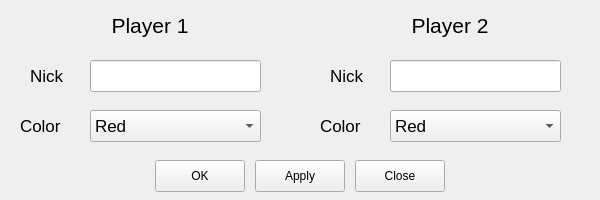
<?xml version="1.0" encoding="UTF-8"?>
<ui version="4.0">
 <class>SettingsMenu</class>
 <widget class="QFrame" name="SettingsMenu">
  <property name="geometry">
   <rect>
    <x>0</x>
    <y>0</y>
    <width>600</width>
    <height>200</height>
   </rect>
  </property>
  <property name="windowTitle">
   <string>Frame</string>
  </property>
  <property name="styleSheet">
   <string notr="true"/>
  </property>
  <property name="frameShape">
   <enum>QFrame::NoFrame</enum>
  </property>
  <property name="frameShadow">
   <enum>QFrame::Plain</enum>
  </property>
  <widget class="QLineEdit" name="player_name_1">
   <property name="geometry">
    <rect>
     <x>90</x>
     <y>60</y>
     <width>171</width>
     <height>32</height>
    </rect>
   </property>
   <property name="font">
    <font>
     <pointsize>16</pointsize>
    </font>
   </property>
  </widget>
  <widget class="QPushButton" name="ok_button">
   <property name="geometry">
    <rect>
     <x>155</x>
     <y>160</y>
     <width>90</width>
     <height>32</height>
    </rect>
   </property>
   <property name="text">
    <string>OK</string>
   </property>
  </widget>
  <widget class="QPushButton" name="apply_button">
   <property name="geometry">
    <rect>
     <x>255</x>
     <y>160</y>
     <width>90</width>
     <height>32</height>
    </rect>
   </property>
   <property name="text">
    <string>Apply</string>
   </property>
  </widget>
  <widget class="QPushButton" name="close_button">
   <property name="geometry">
    <rect>
     <x>355</x>
     <y>160</y>
     <width>90</width>
     <height>32</height>
    </rect>
   </property>
   <property name="text">
    <string>Close</string>
   </property>
  </widget>
  <widget class="QLabel" name="label">
   <property name="geometry">
    <rect>
     <x>100</x>
     <y>10</y>
     <width>100</width>
     <height>30</height>
    </rect>
   </property>
   <property name="font">
    <font>
     <pointsize>16</pointsize>
     <weight>50</weight>
     <bold>false</bold>
     <strikeout>false</strikeout>
     <kerning>true</kerning>
    </font>
   </property>
   <property name="text">
    <string>Player 1</string>
   </property>
   <property name="alignment">
    <set>Qt::AlignCenter</set>
   </property>
  </widget>
  <widget class="QLabel" name="label_2">
   <property name="geometry">
    <rect>
     <x>400</x>
     <y>10</y>
     <width>100</width>
     <height>30</height>
    </rect>
   </property>
   <property name="font">
    <font>
     <pointsize>16</pointsize>
     <weight>50</weight>
     <bold>false</bold>
     <strikeout>false</strikeout>
     <kerning>true</kerning>
    </font>
   </property>
   <property name="text">
    <string>Player 2</string>
   </property>
   <property name="alignment">
    <set>Qt::AlignCenter</set>
   </property>
  </widget>
  <widget class="QLabel" name="label_3">
   <property name="geometry">
    <rect>
     <x>30</x>
     <y>60</y>
     <width>40</width>
     <height>32</height>
    </rect>
   </property>
   <property name="font">
    <font>
     <pointsize>13</pointsize>
    </font>
   </property>
   <property name="text">
    <string>Nick</string>
   </property>
  </widget>
  <widget class="QLabel" name="label_4">
   <property name="geometry">
    <rect>
     <x>330</x>
     <y>60</y>
     <width>42</width>
     <height>32</height>
    </rect>
   </property>
   <property name="font">
    <font>
     <pointsize>13</pointsize>
    </font>
   </property>
   <property name="text">
    <string>Nick</string>
   </property>
  </widget>
  <widget class="QLineEdit" name="player_name_2">
   <property name="geometry">
    <rect>
     <x>390</x>
     <y>60</y>
     <width>171</width>
     <height>32</height>
    </rect>
   </property>
   <property name="font">
    <font>
     <pointsize>16</pointsize>
    </font>
   </property>
  </widget>
  <widget class="QLabel" name="label_5">
   <property name="geometry">
    <rect>
     <x>20</x>
     <y>110</y>
     <width>50</width>
     <height>32</height>
    </rect>
   </property>
   <property name="font">
    <font>
     <pointsize>13</pointsize>
    </font>
   </property>
   <property name="text">
    <string>Color</string>
   </property>
  </widget>
  <widget class="QComboBox" name="color_1">
   <property name="geometry">
    <rect>
     <x>90</x>
     <y>110</y>
     <width>171</width>
     <height>32</height>
    </rect>
   </property>
   <property name="font">
    <font>
     <pointsize>13</pointsize>
    </font>
   </property>
   <item>
    <property name="text">
     <string>Red</string>
    </property>
   </item>
   <item>
    <property name="text">
     <string>Green</string>
    </property>
   </item>
   <item>
    <property name="text">
     <string>Blue</string>
    </property>
   </item>
   <item>
    <property name="text">
     <string>Yellow</string>
    </property>
   </item>
  </widget>
  <widget class="QComboBox" name="color_2">
   <property name="geometry">
    <rect>
     <x>390</x>
     <y>110</y>
     <width>171</width>
     <height>32</height>
    </rect>
   </property>
   <property name="font">
    <font>
     <pointsize>13</pointsize>
    </font>
   </property>
   <item>
    <property name="text">
     <string>Red</string>
    </property>
   </item>
   <item>
    <property name="text">
     <string>Green</string>
    </property>
   </item>
   <item>
    <property name="text">
     <string>Blue</string>
    </property>
   </item>
   <item>
    <property name="text">
     <string>Yellow</string>
    </property>
   </item>
  </widget>
  <widget class="QLabel" name="label_6">
   <property name="geometry">
    <rect>
     <x>320</x>
     <y>110</y>
     <width>50</width>
     <height>32</height>
    </rect>
   </property>
   <property name="font">
    <font>
     <pointsize>13</pointsize>
    </font>
   </property>
   <property name="text">
    <string>Color</string>
   </property>
  </widget>
 </widget>
 <resources/>
 <connections/>
</ui>
